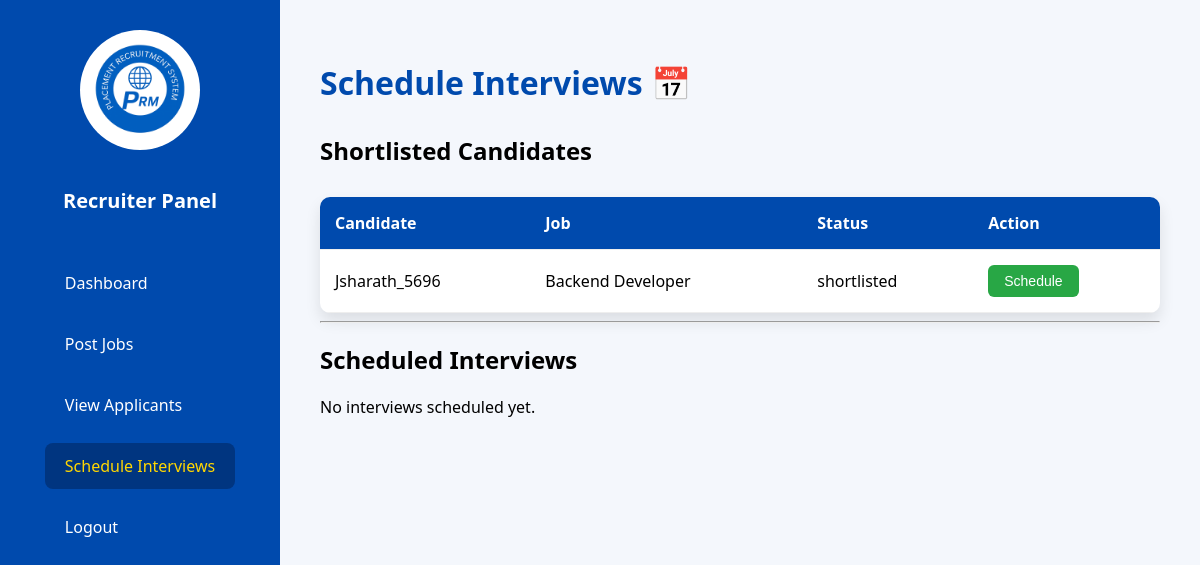
The page /company/schedule-interviews/ (signed in) on the database its author committed.
### accounts/models.py (models this page shows, shortened)
class Application(models.Model):
    STATUS_CHOICES = (
        ('pending', 'Pending'),
        ('shortlisted', 'Shortlisted'),
        ('selected', 'Selected'),
        ('rejected', 'Rejected'),
    )
    student = models.ForeignKey(Student, on_delete=models.CASCADE)
    job = models.ForeignKey(Job, on_delete=models.CASCADE)
    status = models.CharField(max_length=20, choices=STATUS_CHOICES, default='pending')
    applied_at = models.DateTimeField(auto_now_add=True)

class Student(models.Model):
    user = models.OneToOneField(User, on_delete=models.CASCADE)
    name = models.CharField(max_length=255)
    skills = models.CharField(max_length=255, blank=True)
    gpa = models.FloatField(null=True, blank=True)
    linkedin = models.URLField(blank=True)
    github = models.URLField(blank=True)
    bio = models.TextField(blank=True)
    achievements = models.TextField(blank=True)       # ✅ new
    projects = models.TextField(blank=True)           # ✅ new
    certifications = models.TextField(blank=True)     # ✅ new

class User(AbstractUser):
    USER_ROLES = (
        ('student', 'Student'),
        ('recruiter', 'Company Recruiter'),
        ('coordinator', 'Placement Coordinator'),
        ('admin', 'Admin'),
    )
    role = models.CharField(max_length=20, choices=USER_ROLES)
    class Meta:
        swappable = 'AUTH_USER_MODEL'

class Job(models.Model):
    recruiter = models.ForeignKey(CompanyRecruiter, on_delete=models.CASCADE)
    title = models.CharField(max_length=100)
    description = models.TextField()
    criteria = models.CharField(max_length=100)
    vacancies = models.IntegerField()
    approved = models.BooleanField(default=False)

### companies/views.py (the view)
# urls.py: path('schedule-interviews/', views.schedule_interviews, name='schedule_interviews'),
@recruiter_required
def schedule_interviews(request):
    recruiter = CompanyRecruiter.objects.get(user=request.user)
    applications = Application.objects.filter(job__recruiter=recruiter, status='shortlisted').select_related('student__user', 'job')
    all_interviews = Interview.objects.filter(application__job__recruiter=recruiter).select_related('application__student__user', 'application__job').order_by('-scheduled_at')
    paginator = Paginator(all_interviews, 5)
    page_number = request.GET.get('page')
    interviews = paginator.get_page(page_number)
    return render(request, 'company/schedule_interviews.html', {
        'applications': applications,
        'interviews': interviews,
        'paginator': paginator,
    })

### templates/company/schedule_interviews.html (shortened to what this page needs)
{% load static %}
<!DOCTYPE html>
<html lang="en">
<head>
  <link rel="stylesheet" href="{% static 'css/schedule_interviews.css' %}">
</head>
<body>
  <div class="dashboard-container">
    <aside class="sidebar">
      <img src="{% static 'images/logo.png' %}" class="logo" alt="Logo">
      <h2>Recruiter Panel</h2>
      <nav>
        <ul>
          <li><a href="/company/dashboard/">Dashboard</a></li>
          <li><a href="/company/post-job/">Post Jobs</a></li>
          <li><a href="/company/view-applicants/">View Applicants</a></li>
          <li><a href="/company/schedule-interviews/" class="active">Schedule Interviews</a></li>
          <li><a href="{% url 'logout' %}">Logout</a></li>
        </ul>
      </nav>
    </aside>
    <main class="main-content">
      <h1>Schedule Interviews 📅</h1>
      <h2>Shortlisted Candidates</h2>
      {% if applications %}
        <table class="applicants-table">
          <thead>
            <tr>
              <th>Candidate</th>
              <th>Job</th>
              <th>Status</th>
              <th>Action</th>
            </tr>
          </thead>
          <tbody>
            {% for application in applications %}
              <tr>
                <td>{{ application.student.user.username }}</td>
                <td>{{ application.job.title }}</td>
                <td>{{ application.status }}</td>
                <td>
                  <button class="schedule-btn" onclick="openSchedulePopup('{{ application.id }}', '{{ application.student.user.username }}')">Schedule</button>
                </td>
              </tr>
            {% endfor %}
          </tbody>
        </table>
      {% else %}
        <p>No shortlisted candidates available.</p>
      {% endif %}
      <hr>
      <h2>Scheduled Interviews</h2>
      {% if interviews %}
        <table class="applicants-table">
          <thead>
            <tr>
              <th>Candidate</th>
              <th>Job</th>
              <th>Date & Time</th>
              <th>Mode</th>
              <th>Meeting Link</th>
              <th>Notes</th>
              <th>Status</th>
              <th></th>
              <th></th>
            </tr>
          </thead>
          <tbody>
            {% for interview in interviews %}
            <tr>
              <td>{{ interview.application.student.user.username }}</td>
              <td>{{ interview.application.job.title }}</td>
              <td>{{ interview.scheduled_at }}</td>
              <td>{% if interview.meeting_link %}Online{% else %}Offline{% endif %}</td>
              <td>
                {% if interview.meeting_link %}
                  <a href="{{ interview.meeting_link }}" target="_blank">Join</a>
                {% else %}-{% endif %}
              </td>
              <td>{{ interview.notes }}</td>
              <td>
                <select onchange="updateInterviewStatus('{{ interview.id }}', this.value)"
                  class="status-dropdown status-{{ interview.status }}">
                  <option value="pending" {% if interview.status == 'pending' %}selected{% endif %}>Pending</option>
                  <option value="completed" {% if interview.status == 'completed' %}selected{% endif %}>Completed</option>
                </select>
              </td>
              <td>
                <button class="edit-btn"
                        onclick="openEditModal('{{ interview.id }}',
                                              '{{ interview.scheduled_at|date:'Y-m-d\\TH:i' }}',
                                              '{{ interview.meeting_link }}',
                                              `{{ interview.notes|escapejs }}`)">
                  ✏️ Edit
                </button>
                <td>
                  <button class="delete-btn" onclick="openDeleteModal('{{ interview.id }}')">🗑 Delete</button>
                </td>
              </td>
            </tr>
            {% endfor %}
          </tbody>
        </table>
        {% if interviews.has_other_pages %}
          <div class="pagination">
            {% if interviews.has_previous %}
              <a href="?page={{ interviews.previous_page_number }}">&laquo; Previous</a>
            {% endif %}
            <span class="current-page">
              Page {{ interviews.number }} of {{ interviews.paginator.num_pages }}
            </span>
            {% if interviews.has_next %}
              <a href="?page={{ interviews.next_page_number }}">Next &raquo;</a>
            {% endif %}
          </div>
        {% endif %}
      {% else %}
        <p>No interviews scheduled yet.</p>
      {% endif %}
    </main>
  </div>
</body>
</html>

### static/css/schedule_interviews.css (style rules this page uses)
body { margin: 0; font-family: 'Segoe UI', sans-serif; background-color: #f4f7fc; }
.dashboard-container { display: flex; height: 100vh; }
.sidebar { width: 240px; background-color: #004aad; color: white; padding: 30px 20px; display: flex; flex-direction: column; align-items: center; }
.sidebar .logo { width: 100px; height: 100px; object-fit: cover; background-color: white; border-radius: 50%; padding: 10px; margin-bottom: 20px; }
.sidebar h2 { font-size: 20px; margin-bottom: 30px; text-align: center; }
.sidebar nav ul { list-style: none; padding: 0; width: 100%; }
.sidebar nav ul li { margin-bottom: 15px; }
.sidebar nav ul li a { color: white; text-decoration: none; display: block; padding: 12px 20px; border-radius: 8px; transition: background-color 0.3s, color 0.3s; }
.sidebar nav ul li a:hover, .sidebar nav ul li a.active { background-color: #003580; color: #ffd700; }
.main-content { flex: 1; padding: 40px; overflow-y: auto; }
.main-content h1 { color: #004aad; margin-bottom: 30px; }
.applicants-table { width: 100%; border-collapse: collapse; margin-top: 30px; background: white; border-radius: 10px; overflow: hidden; box-shadow: 0 8px 15px rgba(0, 0, 0, 0.1); }
.applicants-table th, .applicants-table td { padding: 15px; text-align: left; border-bottom: 1px solid #eee; }
.applicants-table th { background-color: #004aad; color: white; }
.schedule-btn { padding: 8px 16px; background-color: #28a745; color: #fff; border: none; border-radius: 6px; font-size: 14px; cursor: pointer; transition: background 0.3s; }

### rows shown on the page
Application: student.user.username "Jsharath_5696", job "Backend Developer", status "shortlisted"
